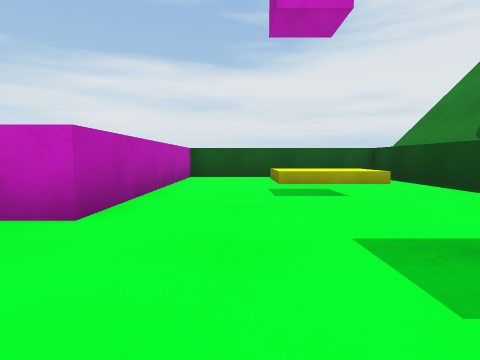
[1] (above)

24 first-person views from a walk through a Unity game level. The camera is 0.51 m above the floor, tilts 4° down and sees 75° across. The floor is counted in squares, 1 m on a side. Each view is taken from the middle of a square. On the plan, view 1 faces up. The plan holds only what a view shows up to about 9 squares ahead; the rest is blank. The place goes on beyond the plan. The player is left out.

[2]
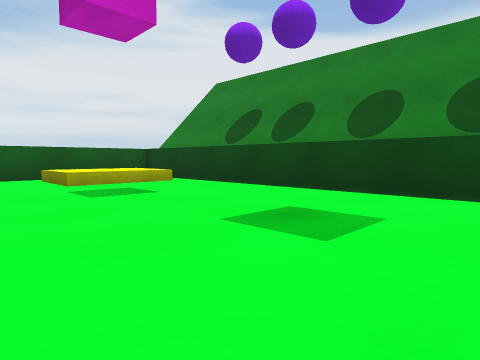

[3]
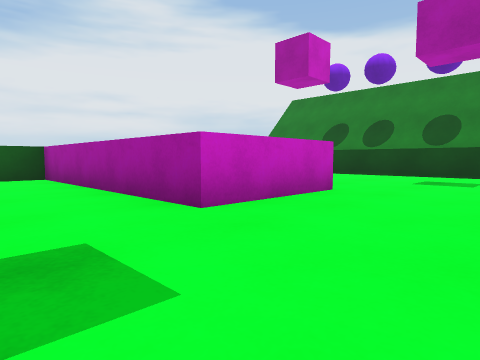

[4]
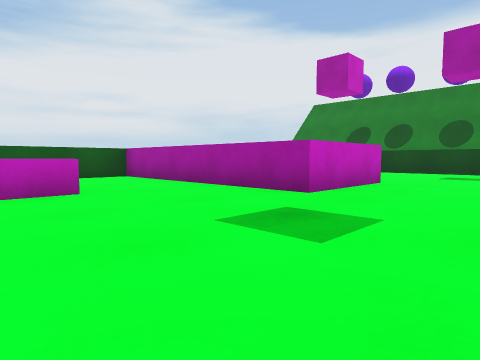

[5]
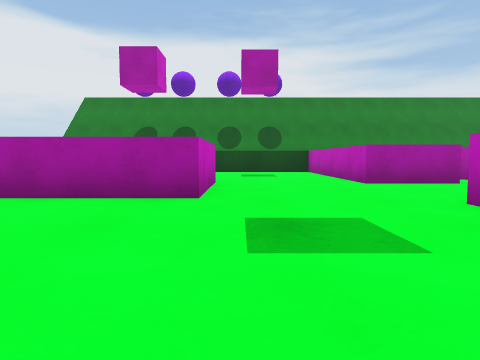

[6]
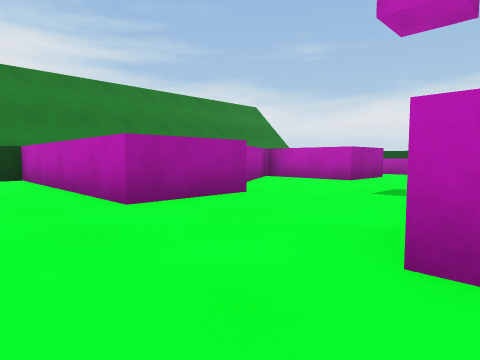

[7]
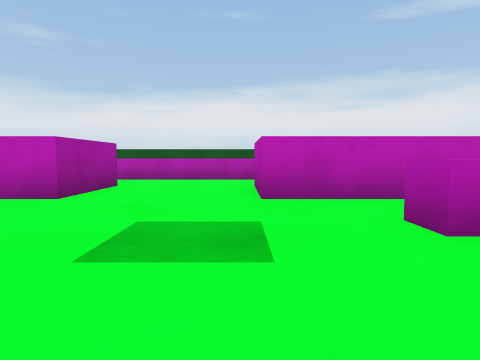

[8]
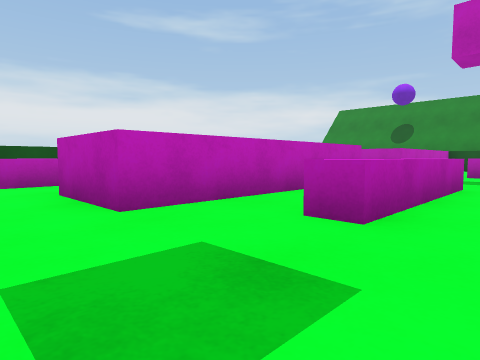

[9]
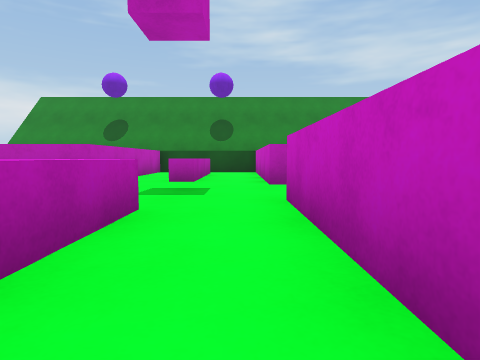

[10]
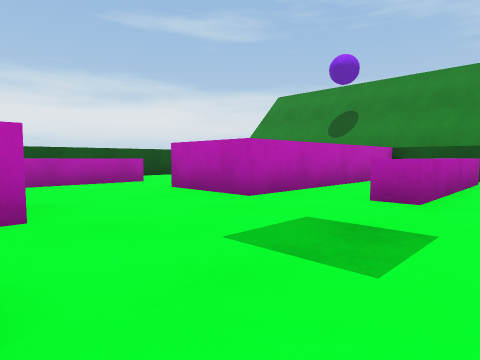

[11]
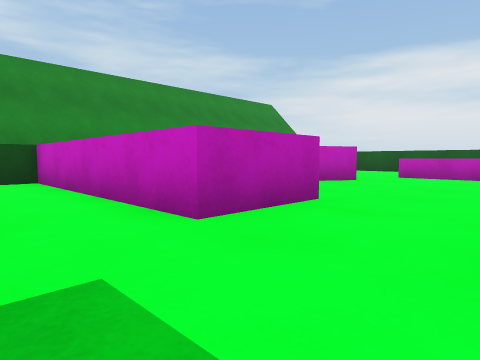

[12]
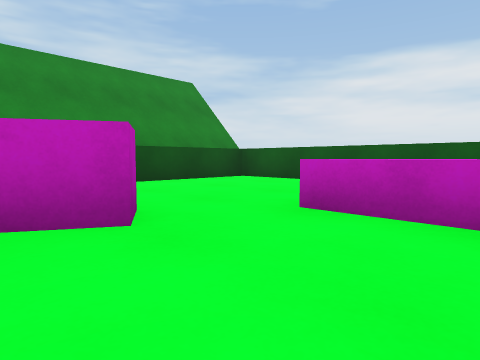

[13]
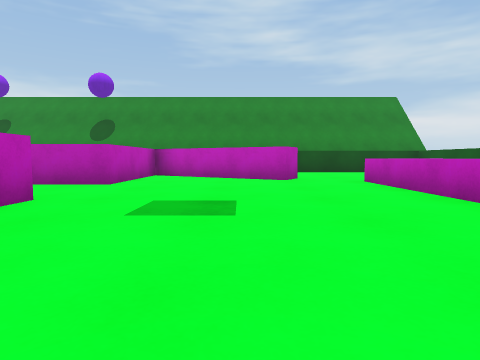

[14]
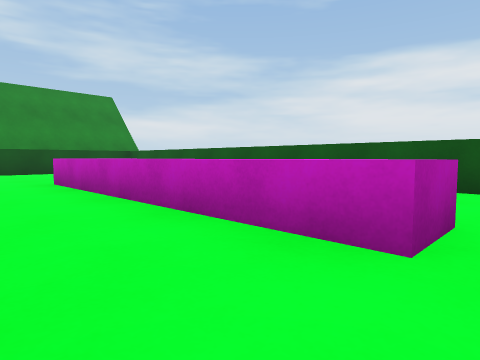

[15]
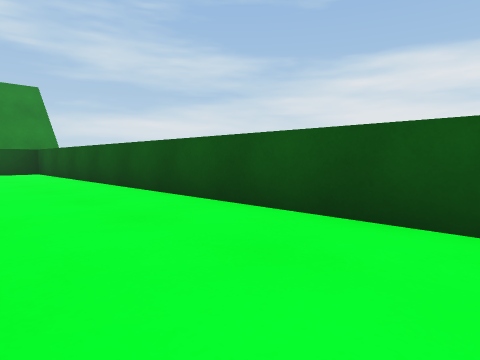

[16]
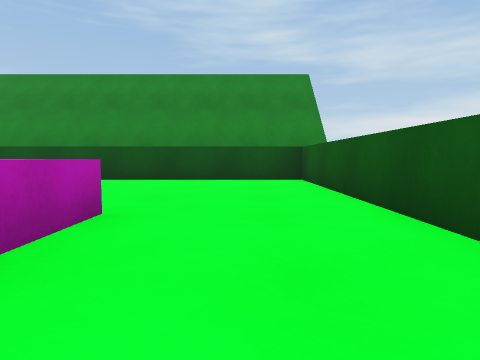

[17]
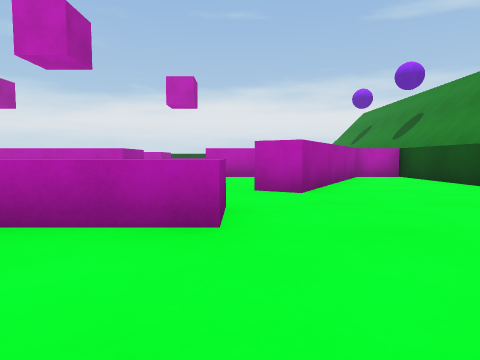

[18]
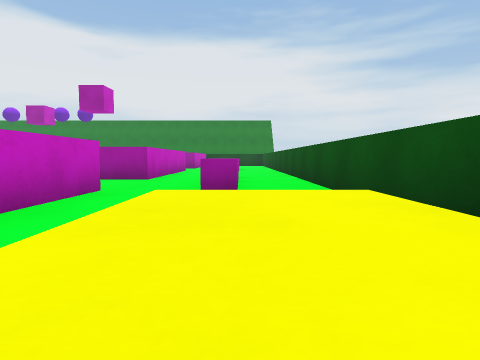

[19]
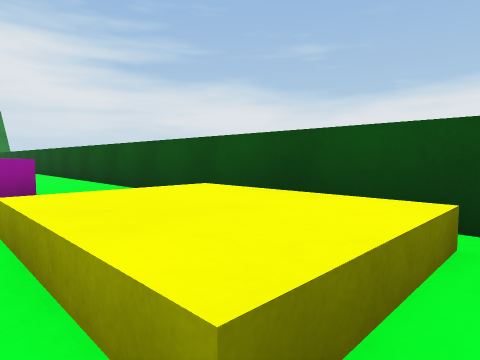

[20]
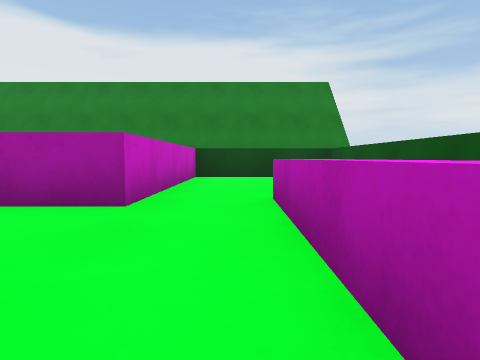

[21]
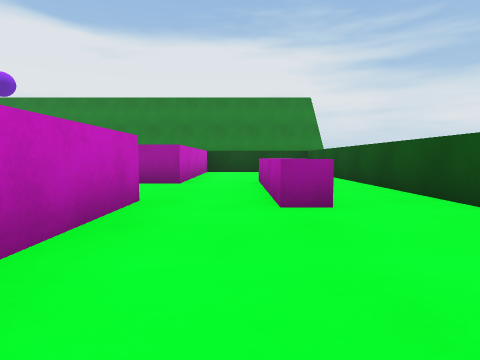

[22]
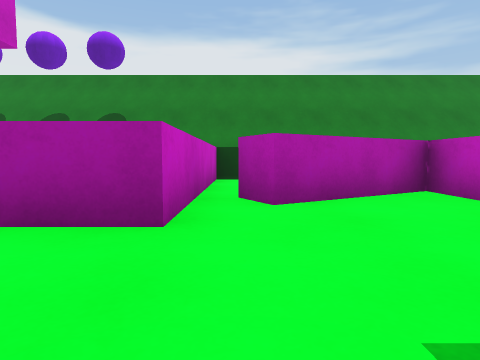

[23]
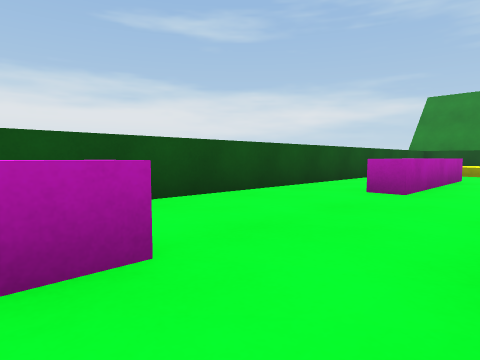

[24]
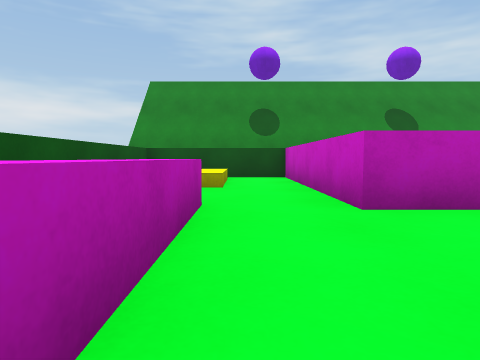

### Floor plan
Key: @ floor where view 1 was taken; # wall or solid block; x gap in a wall; . floor; ^ raised ledge.
Columns run from 18 left of view 1 to 4 right of it. Each row starts with its distance up from view 1.
  9 ###############  ######
  8 #.............^ ^..^^^#
  7 #.............^ ^..^^^#
  6 #.............^ ^..^^x#
  5 #....^^^^^^^..^ ^.....#
  4 #.............^ ^.....#
  3 #...#.........^^^.....#
  2 #..##.................#
  1 #..#..................#
  0 #.##..............@...#
 -1 #######.######...######
 -2 #######.####  ...######
 -3 #.................x...#
 -4 # ^^^^...^^^^.....##
 -5 #  ................#
 -6  ######..#####...###
 -7  ######..## ##...###
 -8 #######..#####...######
 -9 #.....................#
-10 #.^^..^^^^....^^^^....#
-11 #.^^...............   #
-12 #######################

Where each view was taken, in squares from view 1:
view 1: 0 up, 0 right, facing up
view 2: 0 up, 1 left, facing up-right
view 3: 0 up, 6 left, facing up-right
view 4: 0 up, 8 left, facing up-right
view 5: 2 up, 8 left, facing right
view 6: 1 up, 5 left, facing down-right
view 7: 2 down, 4 left, facing down
view 8: 3 down, 3 left, facing down-left
view 9: 3 down, 6 left, facing left
view 10: 3 down, 9 left, facing down-left
view 11: 4 down, 10 left, facing up-left
view 12: 2 up, 11 left, facing up-left
view 13: 2 up, 6 left, facing left
view 14: 3 up, 6 left, facing up-left
view 15: 6 up, 6 left, facing up-left
view 16: 7 up, 10 left, facing left
view 17: 8 up, 13 left, facing down
view 18: 10 down, 17 left, facing right
view 19: 9 down, 17 left, facing down-right
view 20: 9 down, 5 left, facing right
view 21: 9 down, 8 left, facing right
view 22: 3 down, 4 left, facing right
view 23: 8 down, 4 left, facing down-left
view 24: 9 down, 9 left, facing left
